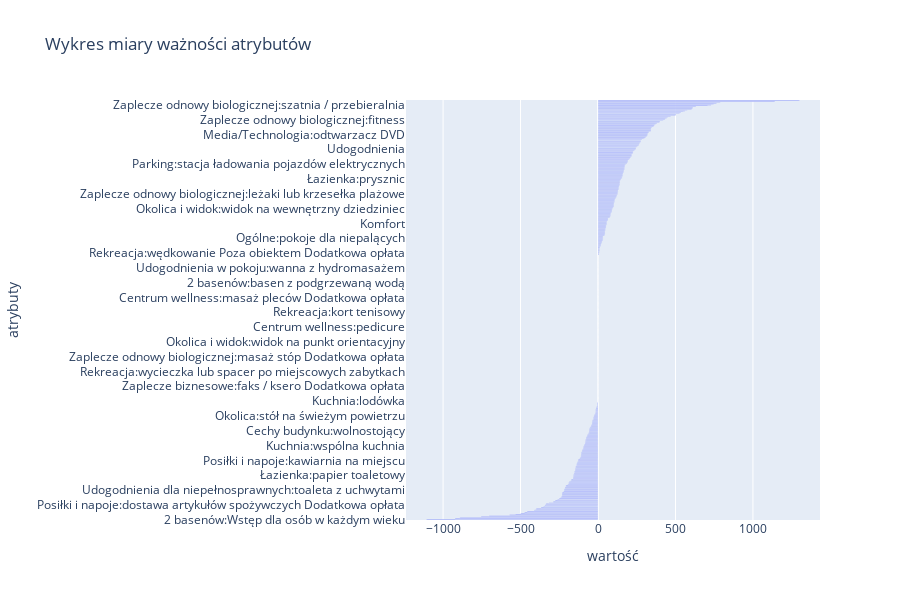

This figure's notebook cell:
### Code cell
fig = px.bar(y=feature_name, x=feature_value, height=600, title='Wykres miary ważności atrybutów')
fig.update_layout(xaxis_title='wartość',yaxis_title='atrybuty')
fig.show()

### Figure 1 — Plotly figure (JSON) as saved in the notebook; plotly's stock layout.template omitted (floating-point values rounded to 4 significant figures; data arrays with more than 128 entries replaced by an {"elided": "..."} marker saying what was removed)
{"data": [{"alignmentgroup": "True", "hovertemplate": "x=%{x}<br>y=%{y}<extra></extra>", "legendgroup": "", "marker": {"color": "#636efa", "pattern": {"shape": ""}}, "name": "", "offsetgroup": "", "orientation": "h", "showlegend": false, "textposition": "auto", "type": "bar", "x": {"elided": "482 float values"}, "xaxis": "x", "y": {"elided": "482 str values"}, "yaxis": "y"}], "layout": {"barmode": "relative", "height": 600, "legend": {"tracegroupgap": 0}, "title": {"text": "Wykres miary ważności atrybutów"}, "xaxis": {"anchor": "y", "domain": [0, 1], "title": {"text": "wartość"}}, "yaxis": {"anchor": "x", "domain": [0, 1], "title": {"text": "atrybuty"}}}}
